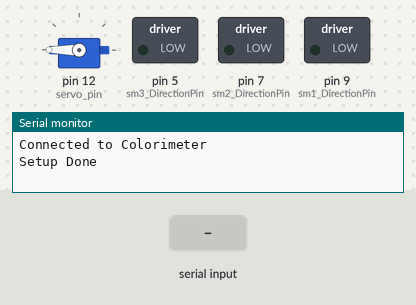
Bench run of a sketch on a simulated Arduino Uno, built with avr-gcc and run on an emulated ATmega328P. On the bench: servo, switched loads named in the sketch (green lamp = pin HIGH), the last lines printed to the serial monitor. The test bench sets the inputs (shaded band). Pins used as bus, display or sensor lines are not drawn.

Above: at 1.2 s.
1.3 s: "2\n" received over Serial
At 1.8 s:
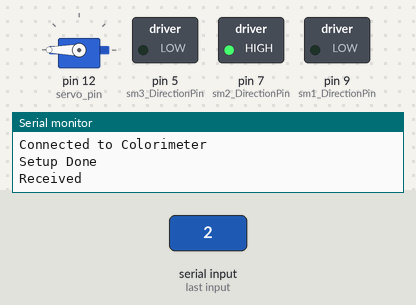
Timing chart, 0 to 4.3 s (numbered marks = the images above; inputs shaded):
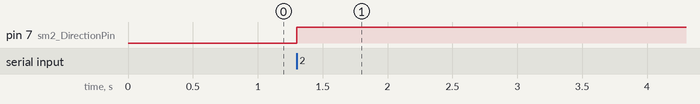

The sketch:

stepper.ino
```cpp
#include<Servo.h>
#include <Wire.h>
#include "Adafruit_TCS34725.h"

#define sm1_DirectionPin 9
#define sm1_StepsPin 8
#define sm2_DirectionPin 7
#define sm2_StepsPin 6
#define sm3_DirectionPin 5
#define sm3_StepsPin 4
const int STEPS_PER_REVOLUTION = 1600;

#define dcm_input1 10    //Input pins of the L298N to control DIRECTION of the motor
#define dcm_input2 11
#define servo_pin 12
Servo servo;

Adafruit_TCS34725 tcs = Adafruit_TCS34725(TCS34725_INTEGRATIONTIME_700MS, TCS34725_GAIN_1X);
uint16_t r, g, b, c;

char buffer[32];
const char EOL = '\n';    //command terminator (end of line)
const char separator = ' ';
char cmd;
float value;

void takeColour(void) {
  tcs.getRawData(&r, &g, &b, &c);

  Serial.print("R: "); Serial.print(r, DEC); Serial.print(" ");
  Serial.print("G: "); Serial.print(g, DEC); Serial.print(" ");
  Serial.print("B: "); Serial.print(b, DEC); Serial.print(" ");
  Serial.print("C: "); Serial.print(c, DEC); Serial.print(" ");
  Serial.println(" ");
}

float getNitrate(void) {  // Calculates the concentration of Nitrate (mg/L) based on carried out calibration.
  return (2706 * exp(-0.00038 * b));
}

// Not Finished
// void startNitrateAssay(void) {
//   lengthenArm();
//   delay((int) (getActiveTime(4) * 1000));
//   stopArm();
//   //First Titrator
//   rotate(5, sm1_DirectionPin, sm1_StepsPin);

//   lengthenArm();
//   delay((int) (getActiveTime(4) * 1000));
//   stopArm();
//   //Second Titrator
//   rotate(5, sm2_DirectionPin, sm2_StepsPin);

//   lengthenArm();
//   delay((int) (getActiveTime(17) * 1000));
//   stopArm();
//   //Colorimeter
//   //delay(3000 * 60);
//   takeColour();
//   Serial.println("Nitrate assay has finished:");
//   Serial.print("The concentration is: ");
// }

void initColourSensor(void) {
  if (tcs.begin()) {
    Serial.println("Connected to Colorimeter");
  } else {
    Serial.println("No TCS34725 found ... check your connections and restart");
    while (1);
  }
}

void parseSerial(void) {
  uint8_t byteCount = Serial.readBytesUntil(EOL, buffer, sizeof(buffer));   //read until EOL, put all to buffer.
  String _read = String(buffer);    //Use Strings to make character processing easier.
  memset(buffer, 0, sizeof(buffer));    //clear, empty buffer

  // Select actuator from associated data
  int index = _read.indexOf(separator);
  cmd = _read.charAt(0);

  String data = _read.substring(index + 1);
  data.trim();
  value = data.toFloat();
}

void lengthenArm(void) {
  digitalWrite(dcm_input1, LOW);
  digitalWrite(dcm_input2, HIGH);
}

void shortenArm(void) {
  digitalWrite(dcm_input1, HIGH);
  digitalWrite(dcm_input2, LOW);
}

void stopArm(void) {
  digitalWrite(dcm_input1, LOW);
  digitalWrite(dcm_input2, LOW);
}

int getActiveTime(float distance) {
  return (int) (distance * 483 - 24.4);
}

float getTurns(float mL) {
  return 69 * mL + 2.5;
}

void getSerial(void) {
  if (Serial.available()) {
    Serial.println("Received");
    parseSerial();
    switch (cmd) {
      // Linear DC Motor Control
      case 's': stopArm(); break;
      case 'a':
        lengthenArm();
        delay(getActiveTime(value));
        stopArm(); break;
      case 'z':
        shortenArm();
        delay(getActiveTime(value));
        stopArm(); break;
      case '1':
        rotate(getTurns(value), sm1_DirectionPin, sm1_StepsPin);
        break;
      case '2':
        rotate(getTurns(value), sm2_DirectionPin, sm2_StepsPin);
        break;
      case '3':
        rotate(getTurns(value), sm3_DirectionPin, sm3_StepsPin);
        break;
      case '4':
        servo.write(value);
        break;
      case '5':
        takeColour();
        Serial.print("Nitrate Concentration (mg/L): ");
        Serial.println(getNitrate());
        break;
    }
  }
}

void rotate(int turns, byte directionPin, byte stepsPin) {
  int direction;
  int steps = turns * STEPS_PER_REVOLUTION;
  if (steps > 0) {
    direction = HIGH;
  } else {
    direction = LOW;
  }
  steps = abs(steps);
  digitalWrite(directionPin, direction);
  /*Steppin'*/
  for (int i = 0; i < steps; i++) {
    digitalWrite(stepsPin, HIGH);
    delayMicroseconds(200);
    digitalWrite(stepsPin, LOW);
    delayMicroseconds(200);
  }
  delay(500);
}

void setup() {
  pinMode(dcm_input1, OUTPUT);
  pinMode(dcm_input2, OUTPUT);
  pinMode(servo_pin, OUTPUT);

  pinMode(sm1_DirectionPin, OUTPUT);
  pinMode(sm1_StepsPin, OUTPUT);
  pinMode(sm2_DirectionPin, OUTPUT);
  pinMode(sm2_StepsPin, OUTPUT);
  pinMode(sm3_DirectionPin, OUTPUT);
  pinMode(sm3_StepsPin, OUTPUT);
  digitalWrite(sm1_DirectionPin, LOW);
  digitalWrite(sm1_StepsPin, LOW);
  digitalWrite(sm2_DirectionPin, LOW);
  digitalWrite(sm2_StepsPin, LOW);
  digitalWrite(sm3_DirectionPin, LOW);
  digitalWrite(sm3_StepsPin, LOW);

  servo.attach(servo_pin);
  servo.write(180);

  Serial.begin(115200);
  initColourSensor();

  Serial.println("Setup Done");
}

void loop() {
  getSerial();
}
```

Measured:
- after the input at 1.3 s, pin 7 (sm2_DirectionPin): LOW → HIGH at once
